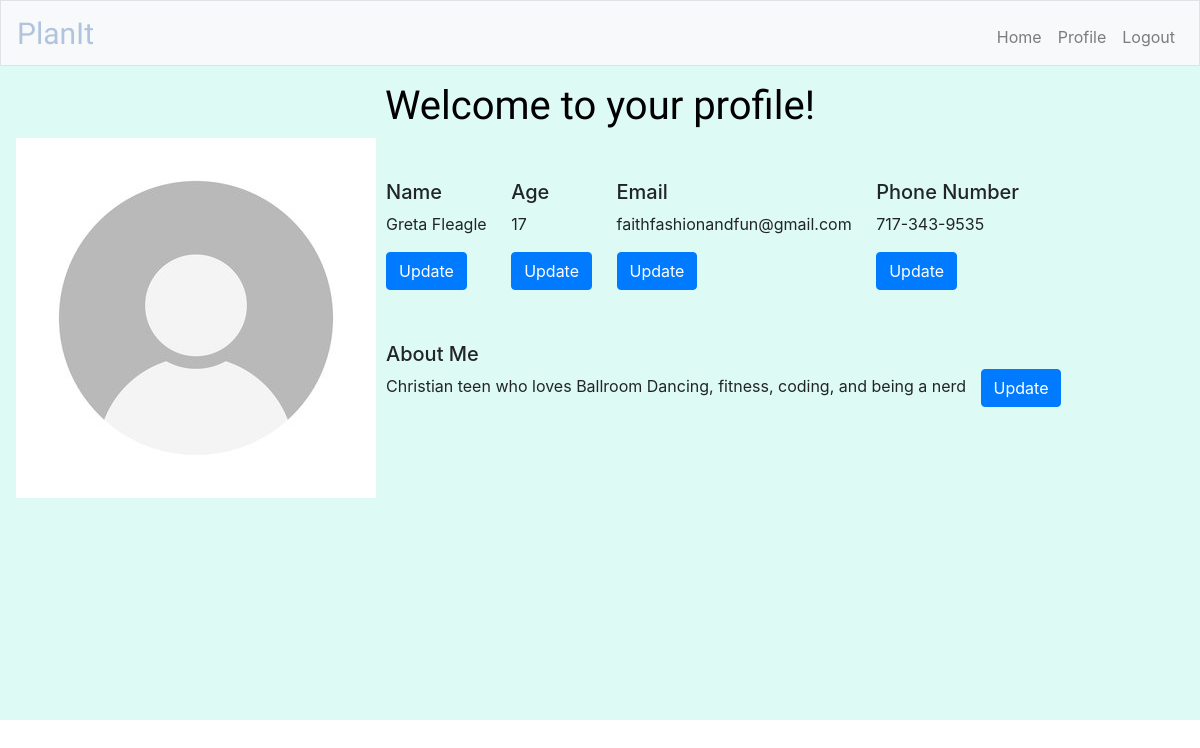
/profile (signed in), run on the app's committed database.
### tables this page shows
CREATE TABLE profile (id INTEGER, name TEXT NOT NULL, age INTEGER, email TEXT NOT NULL, phone NUMERIC NOT NULL, bio TEXT NOT NULL, profile_id INTEGER, FOREIGN KEY (profile_id) REFERENCES users(id));

### application.py (the view)
@app.route("/profile", methods=["GET", "POST"])
def profile():
    if request.method == "GET":
        row = db.execute("SELECT * FROM profile WHERE profile_id=?", session["user_id"])
        if len(row) != 1:
            return redirect("/change")
        return render_template("profile.html", row=row)

### application.py (called while the page is built)
@app.after_request
def after_request(response):
    response.headers["Cache-Control"] = "no-cache, no-store, must-revalidate"
    response.headers["Expires"] = 0
    response.headers["Pragma"] = "no-cache"
    return response

### templates/profile.html (shortened to what this page needs)
{% extends "layout.html" %}
{% block main %}
    <main class="main">
        <h1 align="center">Welcome to your profile!</h1>
        {% for item in row %}
        <img src="static/prfp.jpg" class="prfp">
        <div class="items">
        <h5>Name</h5>
        <p>{{ item.name }}</p>
        <a href="/name"><button class="btn btn-primary" type="submit">Update</button></a>
        </div>
        <div class="items">
        <h5>Age</h5>
        <p>{{ item.age }}</p>
        <a href="/age"><button class="btn btn-primary" type="submit">Update</button></a>
        </div>
        <div class="items">
        <h5>Email</h5>
        <p>{{ item.email }}</p>
        <a href="/email"><button class="btn btn-primary" type="submit">Update</button></a>
        </div>
        <div class="items">
        <h5>Phone Number</h5>
        <p>{{ item.phone }}</p>
        <a href="/phone"><button class="btn btn-primary" type="submit">Update</button></a>
        </div>
        <div class="items">
        <h5>About Me</h5>
        <p>{{ item.bio }}</p>
        </div>
        <a href="/about"><button class="btn btn-primary" type="submit">Update</button></a>
        {% endfor %}
         <div class="main">
            <br>
        </div>
        <div class="main">
            <br>
        </div>
        <div class="main">
            <br>
        </div>
        <div class="main">
            <br>
        </div>
        <div class="main">
            <br>
        </div>
    </main>
{% endblock %}

### static/styles.css (style rules this page uses)
h4, h2, h1 { font-family: 'Handlee', cursive; color: black; }
.main { background-color: #defaf5; padding: 1rem; }
.prfp { float: left; }
.items { display: inline-block; padding: 10px; margin-top: 2rem; }

### data on the page
profile: name "Greta Fleagle", age "17", email "faithfashionandfun@gmail.com", phone "717-343-9535", bio "Christian teen who loves Ballroom Dancing, fitness, coding, and being a nerd"
